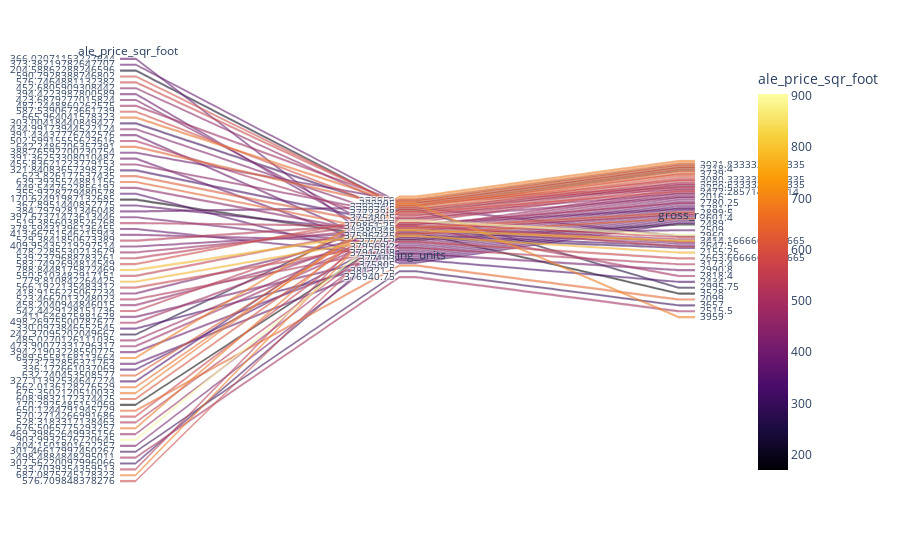

Notebook code for this chart:
### Markdown cell above
### Create a parallel coordinates plot and parallel categories plot of most expensive neighborhoods in San Francisco per year

### Code cell
# Parallel Categories Plot
# YOUR CODE HERE!
px.parallel_categories(
    top_10_exp_neigh,
    dimensions=["sale_price_sqr_foot", "housing_units", "gross_rent"],
    color="sale_price_sqr_foot",
    color_continuous_scale=px.colors.sequential.Inferno,
    labels={
        "sale_price_sqr_foot": "ale_price_sqr_foot",
        "gross_rent": "gross_rent",
        "housing_units": "housing_units",
        "neighborhood":"neighborhood"
    },
)
